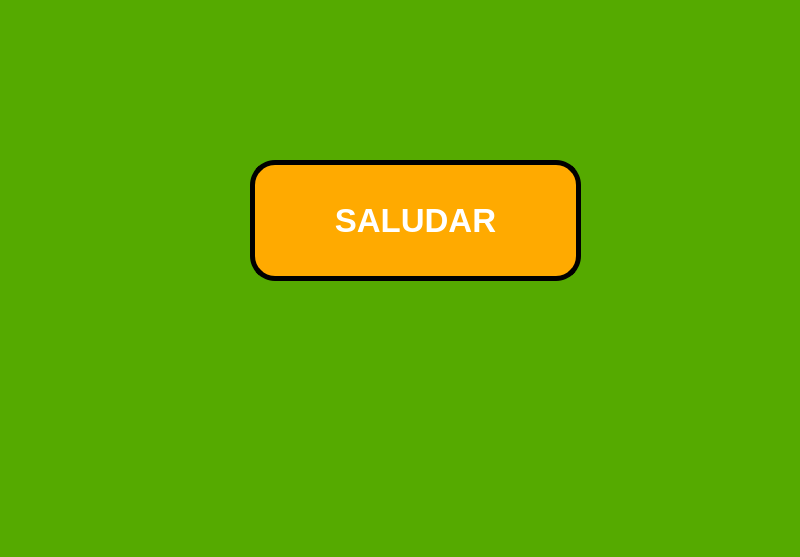
<?xml version="1.0" encoding="UTF-8"?>
<ui version="4.0">
 <class>MainWindow</class>
 <widget class="QMainWindow" name="MainWindow">
  <property name="geometry">
   <rect>
    <x>0</x>
    <y>0</y>
    <width>800</width>
    <height>557</height>
   </rect>
  </property>
  <property name="windowTitle">
   <string>MainWindow</string>
  </property>
  <property name="styleSheet">
   <string notr="true">background-color: rgb(85, 170, 0);</string>
  </property>
  <widget class="QWidget" name="centralwidget">
   <widget class="QPushButton" name="btn_saludar">
    <property name="geometry">
     <rect>
      <x>250</x>
      <y>160</y>
      <width>331</width>
      <height>121</height>
     </rect>
    </property>
    <property name="font">
     <font>
      <pointsize>25</pointsize>
      <weight>75</weight>
      <bold>true</bold>
     </font>
    </property>
    <property name="styleSheet">
     <string notr="true">background-color: rgb(170, 85, 255);
background-color: rgb(255, 170, 0);
color: rgb(255, 255, 255);
border-radius: 25px;
border:  5px solid black;</string>
    </property>
    <property name="text">
     <string>SALUDAR</string>
    </property>
   </widget>
  </widget>
  <widget class="QMenuBar" name="menubar">
   <property name="geometry">
    <rect>
     <x>0</x>
     <y>0</y>
     <width>800</width>
     <height>26</height>
    </rect>
   </property>
  </widget>
  <widget class="QStatusBar" name="statusbar"/>
 </widget>
 <resources/>
 <connections/>
</ui>
